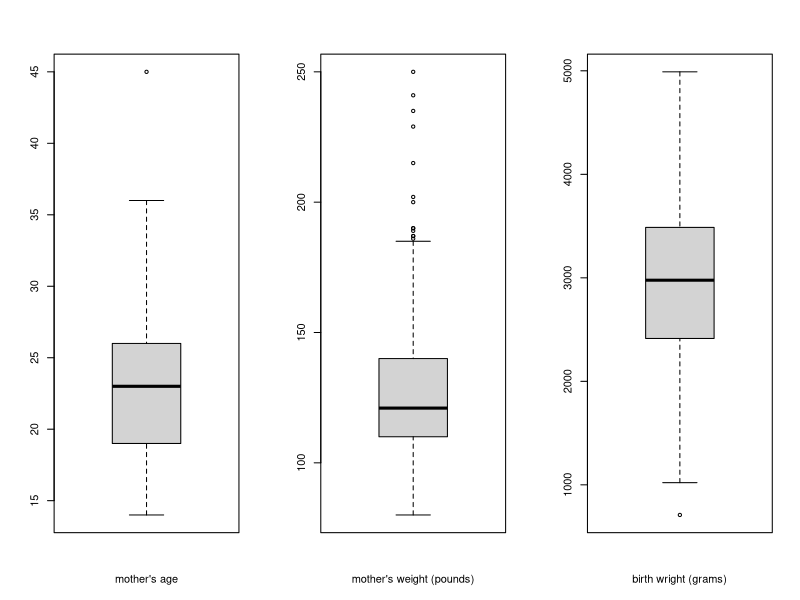
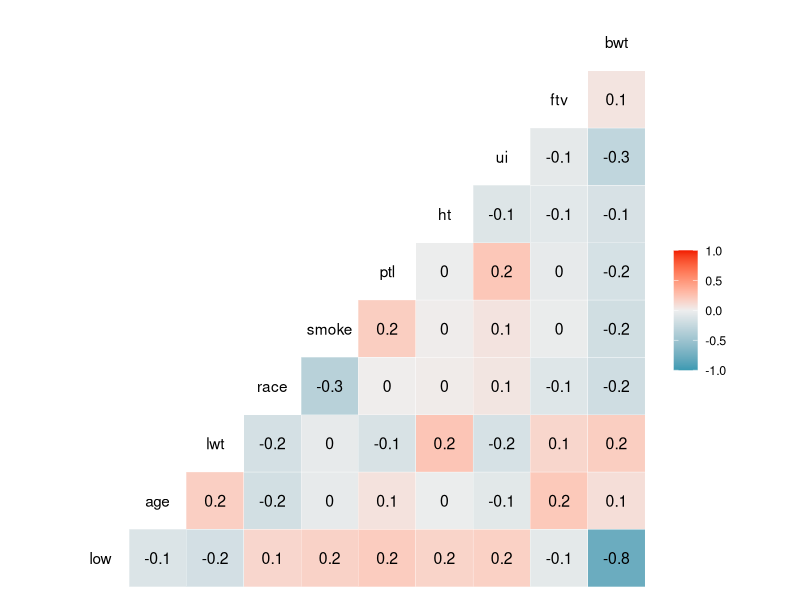
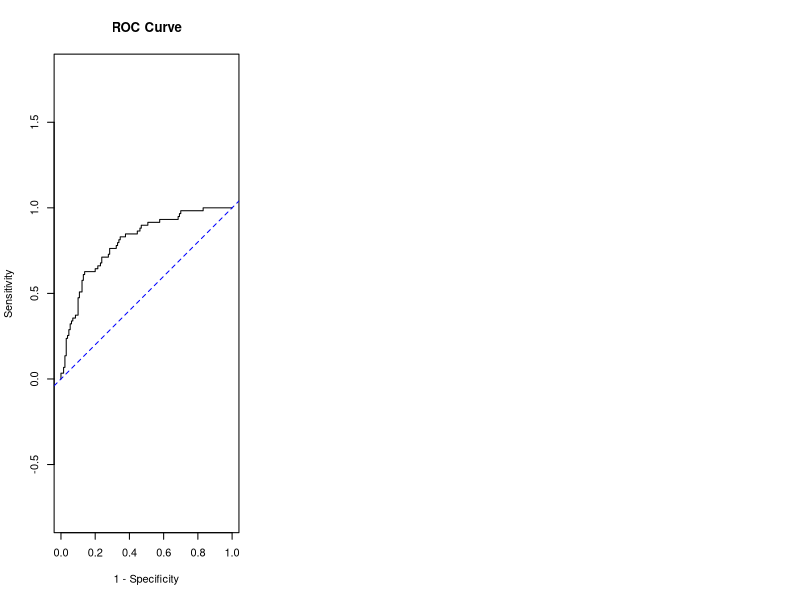

Write R code to recreate these figures, in order.
## ---- chunk 1
  knitr::opts_chunk$set(include = TRUE)  # TRUE for solution; FALSE for questions set
  knitr::opts_chunk$set(echo = TRUE)
  knitr::opts_chunk$set(message = FALSE)
  knitr::opts_chunk$set(warning = FALSE)
  knitr::opts_chunk$set(fig.height = 6, fig.width = 8, out.width = '100%', fig.align = "center")
  options(width = 90)
## ---- chunk 2
library(MASS)
data(birthwt)
summary(birthwt[,c("age", "lwt", "bwt")])
## ---- chunk 3
par(mfrow=c(1,3))
boxplot(birthwt[, "age"], xlab = 'mother\'s age')
boxplot(birthwt[, "lwt"], xlab = 'mother\'s weight (pounds)')
boxplot(birthwt[, "bwt"], xlab = 'birth wright (grams)')
## ---- chunk 4
table(birthwt$low)
prop.table(table(birthwt$low))
## ---- chunk 5
table(birthwt$race)
prop.table(table(birthwt$race))
## ---- chunk 6
table(birthwt$smoke)
prop.table(table(birthwt$smoke))
## ---- chunk 7
table(birthwt$ptl)
prop.table(table(birthwt$ptl))
## ---- chunk 8
table(birthwt$ht)
prop.table(table(birthwt$ht))
## ---- chunk 9
table(birthwt$ui)
prop.table(table(birthwt$ui))
## ---- chunk 10
table(birthwt$ftv)
prop.table(table(birthwt$ftv))
## ---- chunk 11
library(GGally)
ggcorr(birthwt, label = TRUE)
## ---- chunk 12
birthwt$race = as.factor(birthwt$race)
full_mod = glm(low ~ (age + lwt + race + smoke + ptl + ht + ui + ftv)^2, 
               family = binomial, data = birthwt)
back_mod = step(full_mod, direction = "backward", trace = 0)
summary(back_mod)
## ---- chunk 13
full_mod = glm(low ~ age + lwt + race + smoke + ptl + ht + ui + ftv + 
                     age*ptl + age*ftv + lwt*smoke + lwt*ui + ptl*ui, 
               family = binomial, data = birthwt)
back_mod = step(full_mod, direction = "backward", trace = 0)
summary(back_mod)
## ---- chunk 14
null_mod = glm(low ~ 1, data = birthwt, family = binomial)
forw_mod = step(null_mod, scope = list(lower = null_mod, upper = full_mod), 
                direction = "forward", trace = 0)
summary(forw_mod)
## ---- chunk 15
c(AIC(back_mod), AIC(forw_mod))
## ---- chunk 16
cor(birthwt$low, fitted(back_mod))
## ---- chunk 17
as.numeric((logLik(back_mod) - logLik(null_mod)) / (0 - logLik(null_mod)))
## ---- chunk 18
logit_mod = glm(low ~ age + lwt + smoke + ptl + ht + ui + ftv + 
    age*ftv + lwt*smoke + lwt*ui + ptl*ui, family = binomial(link = "logit"), data = birthwt)
probit_mod = glm(low ~ age + lwt + smoke + ptl + ht + ui + ftv + 
    age*ftv + lwt*smoke + lwt*ui + ptl*ui, family = binomial(link = "probit"), data = birthwt)
cloglog_mod = glm(low ~ age + lwt + smoke + ptl + ht + ui + ftv + 
    age*ftv + lwt*smoke + lwt*ui + ptl*ui, family = binomial(link = "cloglog"), data = birthwt)
## ---- chunk 19
# AUC for logit link
pihat = fitted(logit_mod)
mean(outer(pihat[birthwt$low==1], pihat[birthwt$low==0], ">") + 
           0.5 * outer(pihat[birthwt$low==1], pihat[birthwt$low==0], "=="))
## ---- chunk 20
# AUC for probit link
pihat = fitted(probit_mod)
mean(outer(pihat[birthwt$low==1], pihat[birthwt$low==0], ">") + 
           0.5 * outer(pihat[birthwt$low==1], pihat[birthwt$low==0], "=="))
## ---- chunk 21
# AUC for cloglog link
pihat = fitted(cloglog_mod)
mean(outer(pihat[birthwt$low==1], pihat[birthwt$low==0], ">") + 
           0.5 * outer(pihat[birthwt$low==1], pihat[birthwt$low==0], "=="))
## ---- chunk 22
pihat = fitted(logit_mod)
false.neg = c(0,cumsum(tapply(birthwt$low,pihat,sum)))
true.neg = c(0,cumsum(table(pihat))) - false.neg
plot(1-true.neg/max(true.neg), 1-false.neg/max(false.neg), type="l", main="ROC Curve", xlab="1 - Specificity", ylab="Sensitivity", asp=1)
abline(a=0, b=1, lty=2, col="blue")
## ---- chunk 23
# max accuracy: 77% --- 50% sens, 90% spec
# 100% sens: 0.05 --- 17% spec
# 98% sens: 0.11 --- 30% spec
# 95% sens: 0.13 --- 32% spec
# 90% sens: 0.19 --- 50% spec
# 80% sens: 0.27 --- 67% spec
pi0 = 0.5
table(y = birthwt$low, yhat = as.numeric(fitted(back_mod) > pi0))
## ---- chunk 24
# sensitivity
29 / 59
## ---- chunk 25
# specificity
116 / 130
## ---- chunk 26
# accuracy
(116+29) / 189
